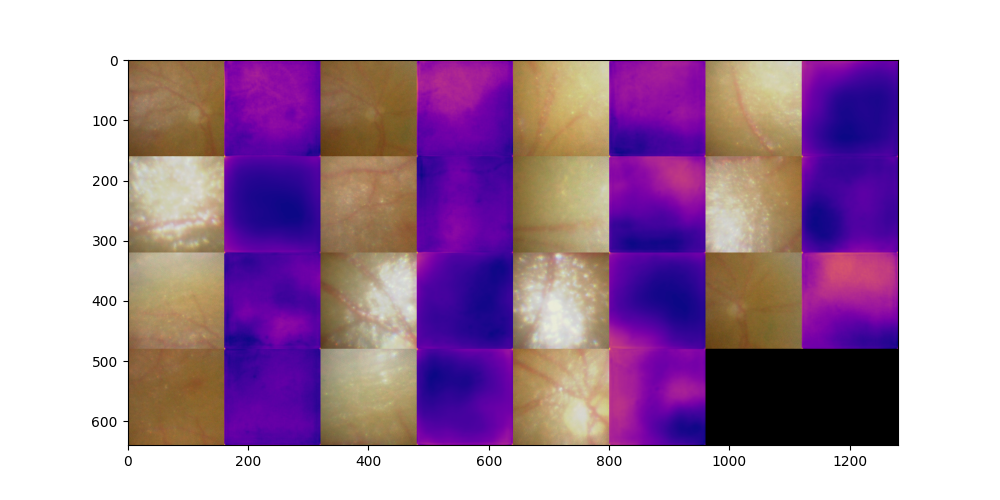

Write the Python code that produced this figure.
import os
import glob
import matplotlib
import cv2

class Test(object):
    def __init__(self):
        self.load_model()
        
    def load_model(self):
        # Keras / TensorFlow
        os.environ['TF_CPP_MIN_LOG_LEVEL'] = '5'
        from keras.models import load_model
        from layers import BilinearUpSampling2D

        # Custom object needed for inference and training
        custom_objects = {'BilinearUpSampling2D': BilinearUpSampling2D, 'depth_loss_function': None}

        print('Loading model...')

        # Load model into GPU / CPU
        self.model = load_model('/home/takeyama/workspace/ros2_eyeexplorer/src/depth_predict/densedepth/eye_data.h5', custom_objects=custom_objects, compile=False)

        print('\nModel loaded ({0}).'.format('eye_data.h5'))

    def load_test_images(self):
        from utils import load_images
        self.inputs = load_images(glob.glob('/home/takeyama/workspace/ros2_eyeexplorer/src/depth_predict/densedepth/examples/eye/*.jpg'))
        print('\nLoaded ({0}) images of size {1}.'.format(self.inputs.shape[0], self.inputs.shape[1:]))

    def input_image(self, cvimage):
        from utils import load_cvimage
        self.inputs = load_cvimage(cvimage)
        print('\nLoaded ({0}) images of size {1}.'.format(self.inputs.shape[0], self.inputs.shape[1:]))

    def depth_predict(self):
        from utils import predict
        # Compute results
        self.outputs = predict(self.model, self.inputs, minDepth=0.0, maxDepth=25.0, batch_size=4)
        return self.outputs
        
    def dispaly():
        from utils import display_images
        from matplotlib import pyplot as plt
        # Display results
        viz = display_images(self.outputs.copy(), self.inputs.copy())
        plt.figure(figsize=(10,5))
        plt.imshow(viz)
        plt.savefig('test.png')
        plt.show()
